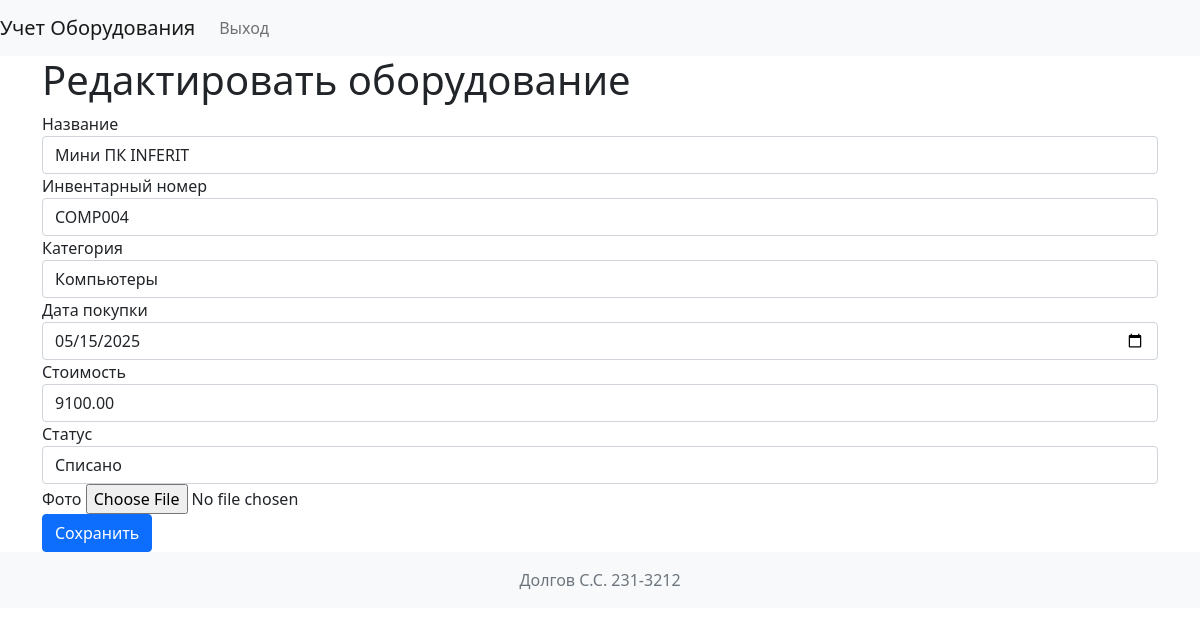
Page /edit/4 (signed in) on the committed database.
### models.py (models this page shows, shortened)
class Equipment(db.Model):
    id = db.Column(db.Integer, primary_key=True)
    name = db.Column(db.String(255), nullable=False)
    inventory_number = db.Column(db.String(50), unique=True, nullable=False)
    category_id = db.Column(db.Integer, db.ForeignKey('category.id'), nullable=False)
    category = relationship("Category", backref="equipment")
    purchase_date = db.Column(db.Date, nullable=False)
    cost = db.Column(db.Numeric(10, 2), nullable=False)
    status = db.Column(Enum('В эксплуатации', 'На ремонте', 'Списано', name='equipment_status'), nullable=False)
    photo_id = db.Column(db.Integer, db.ForeignKey('photo.id'), nullable=True)
    photo = relationship("Photo", backref="equipment")
    created_at = db.Column(DateTime, default=datetime.utcnow)
    responsible_persons = relationship("Person", secondary="equipment_person", back_populates="equipment")

### app.py (the view, shortened to what this page needs)
@app.route('/edit/<int:id>', methods=['GET', 'POST'])
@login_required
def edit_equipment(id):
    if current_user.role.name != 'admin':
        flash('У вас недостаточно прав для выполнения данного действия', 'danger')
        return redirect(url_for('index'))
    equipment = Equipment.query.get_or_404(id)
    form = EquipmentForm(obj=equipment)
    form.category_id.choices = [(c.id, c.name) for c in Category.query.all()]
    return render_template('edit.html', form=form, equipment=equipment)

### app.py
class EquipmentForm(FlaskForm):
    name = StringField('Название', validators=[DataRequired(), Length(max=255)])
    inventory_number = StringField('Инвентарный номер', validators=[DataRequired(), Length(max=50)])
    category_id = SelectField('Категория', coerce=int, validators=[DataRequired()])
    purchase_date = DateField('Дата покупки', validators=[DataRequired()])
    cost = DecimalField('Стоимость', validators=[DataRequired(), NumberRange(min=0)])
    status = SelectField('Статус', choices=[('В эксплуатации', 'В эксплуатации'), ('На ремонте', 'На ремонте'), ('Списано', 'Списано')], validators=[DataRequired()])
    photo = FileField('Фото', validators=[FileAllowed(ALLOWED_EXTENSIONS)])
    new_photo = FileField('Загрузить новую фотографию', validators=[FileAllowed(['jpg', 'jpeg', 'png', 'gif'])])
    submit = SubmitField('Сохранить')

### app.py (called while the page is built)
@login_manager.user_loader
def load_user(user_id):
    return User.query.get(int(user_id))

def login_required(f):
    @wraps(f)
    def decorated_function(*args, **kwargs):
        if not current_user.is_authenticated:
            flash('Для выполнения данного действия необходимо пройти процедуру аутентификации.', 'warning')
            return redirect(url_for('login'))
        return f(*args, **kwargs)
    return decorated_function

### templates/edit.html (shortened to what this page needs)
{% extends 'base.html' %}
{% block content %}
    <h1>Редактировать оборудование</h1>
    <form method="POST" action="{{ url_for('edit_equipment', id=equipment.id) }}" enctype="multipart/form-data">
        <div class="form-group">
            {{ form.name.label }}
            {{ form.name(class="form-control", value=equipment.name) }}
        </div>
        <div class="form-group">
            {{ form.inventory_number.label }}
            {{ form.inventory_number(class="form-control", value=equipment.inventory_number) }}
        </div>
        <div class="form-group">
            {{ form.category_id.label }}
            {{ form.category_id(class="form-control", value=equipment.category_id) }}
        </div>
        <div class="form-group">
            {{ form.purchase_date.label }}
            {{ form.purchase_date(class="form-control", value=equipment.purchase_date.strftime('%Y-%m-%d') if equipment.purchase_date else '', placeholder="YYYY-MM-DD") }}
        </div>
        <div class="form-group">
            {{ form.cost.label }}
            {{ form.cost(class="form-control", value=equipment.cost) }}
        </div>
        <div class="form-group">
            {{ form.status.label }}
            {{ form.status(class="form-control", value=equipment.status) }}
        </div>
        <div class="form-group">
            {{ form.photo.label }}
            {{ form.photo(class="form-control-file") }}
        </div>
        {{ form.submit(class="btn btn-primary") }}
    </form>
{% endblock %}

### rows in the picture
Equipment: name "Мини ПК INFERIT", inventory_number "COMP004", category_id "Компьютеры", purchase_date "05/15/2025", cost "9100.00", status "Списано"
